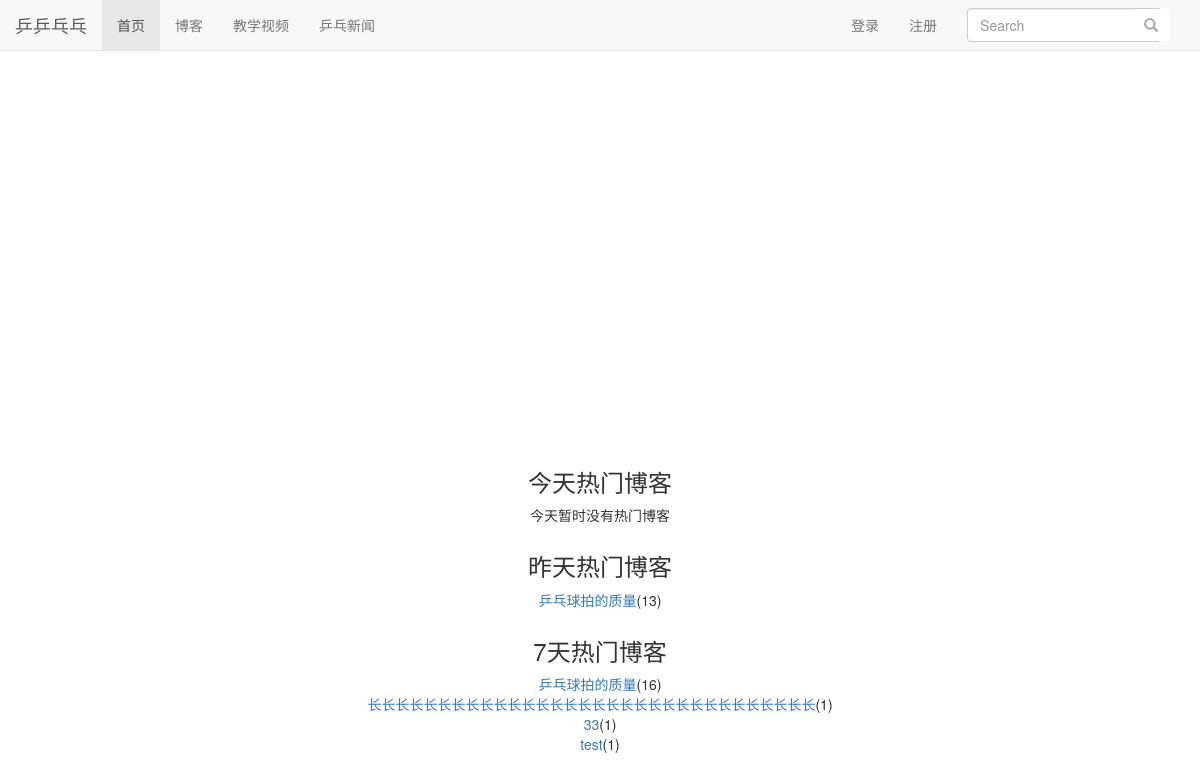
Page /count on the earlier database version.
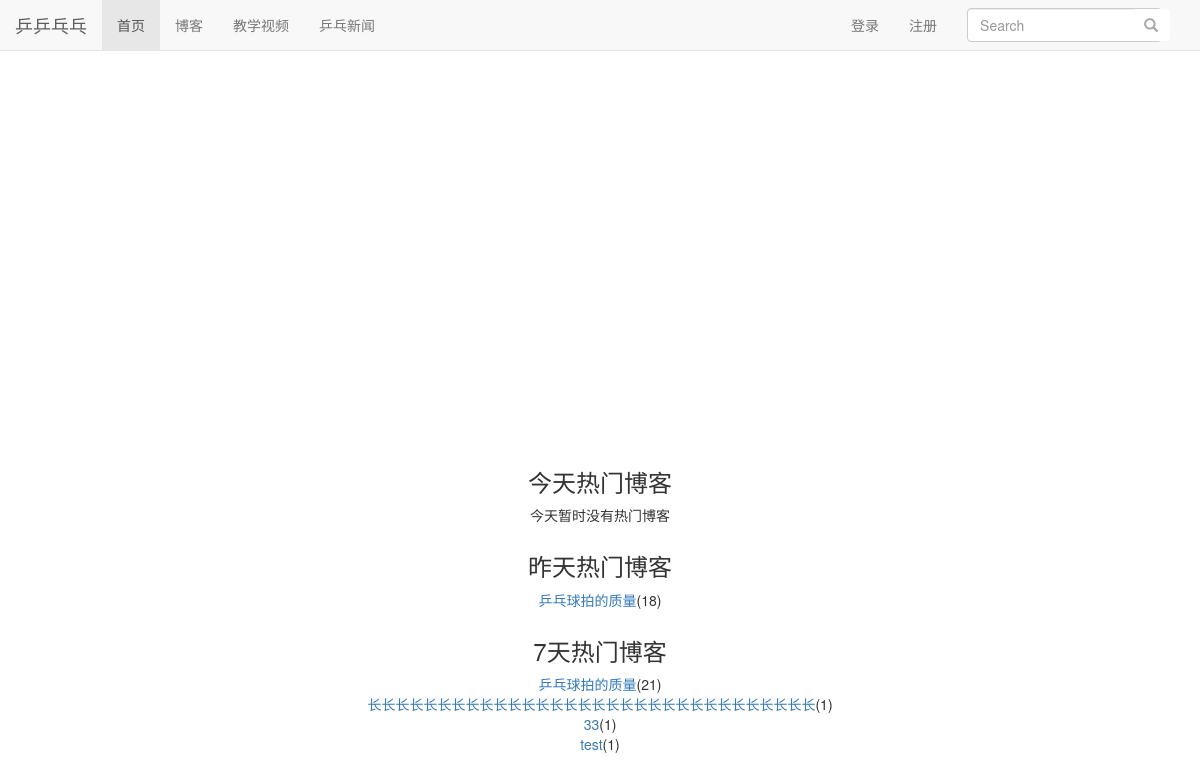
Same page on the later database version.
### read_statistics/models.py (models this page shows)
class ReadDetail(models.Model):
    date = models.DateField(default = timezone.now)
    read_num = models.IntegerField(default=0)
    content_type = models.ForeignKey(ContentType, on_delete=models.DO_NOTHING)
    object_id = models.PositiveIntegerField()
    content_object = GenericForeignKey('content_type','object_id')

### blog/models.py (models this page shows, shortened)
class Blog(models.Model,ReadNumExpandMethod):
    title=models.CharField(max_length=50)
    blog_type=models.ForeignKey(BlogType,on_delete=models.CASCADE)
    content=RichTextUploadingField()
    style = models.TextField(default=0)
    script = models.TextField(default=0)
    author=models.ForeignKey(User,on_delete=models.CASCADE)
    read_details= GenericRelation(ReadDetail)
    created_time=models.DateTimeField(auto_now_add=True)
    last_updated_time=models.DateTimeField(auto_now=True)
    canread = models.IntegerField(default=1)
    class Meta:
        ordering=['-created_time']

### mysite/views.py (the view)
# urls.py: 2. Add a URL to urlpatterns:  path('', views.home, name='home')
def home(request):
    blog_content_type = ContentType.objects.get_for_model(Blog)
    dates, read_nums = get_seven_days_read_data(blog_content_type)
    hot_blogs_for_7_days = cache.get('hot_blogs_for_7_days')
    if hot_blogs_for_7_days is None:
        hot_blogs_for_7_days = get_7_days_hot_blogs()
        cache.set('hot_blogs_for_7_days', hot_blogs_for_7_days, 3600)
    context = {}
    context['dates'] = dates
    context['read_nums'] = read_nums
    context['today_hot_data'] = cutdown(list(get_today_hot_data(blog_content_type)))
    context['yesterday_hot_data'] = cutdown(list(get_yesterday_hot_data(blog_content_type)))
    context['hot_blogs_for_7_days'] = hot_blogs_for_7_days
    return render(request,'home.html', context)

### mysite/views.py (called while the page is built)
def cutdown(datalist):
    for x in datalist:
        if x.content_object.canread == 0:
            datalist.remove(x)
    return datalist

def get_7_days_hot_blogs():
    today = timezone.now().date()
    date = today - datetime.timedelta(days=7)
    blogs = Blog.objects \
                .filter(read_details__date__lt=today, read_details__date__gte=date,canread=1) \
                .values('id', 'title') \
                .annotate(read_num_sum=Sum('read_details__read_num')) \
                .order_by('-read_num_sum')
    return blogs[:7]

### read_statistics/utils.py (called while the page is built)
def get_seven_days_read_data(content_type):
    today = timezone.now().date()
    dates = []
    read_nums = []
    for i in range(7,0,-1):
        date = today - datetime.timedelta(days=i)
        dates.append(date.strftime('%m/%d'))
        read_details = ReadDetail.objects.filter(content_type=content_type, date=date)
        result = read_details.aggregate(read_num_sum=Sum('read_num'))
        read_nums.append(result['read_num_sum'] or 0)
    return dates, read_nums

def get_hot_blogs(content_type,date):
    read_details = ReadDetail.objects.filter(content_type=content_type, date=date).order_by('-read_num')
    return read_details[:7]

def get_today_hot_data(content_type):
    today = timezone.now().date()
    read_details = get_hot_blogs(content_type, today)
    return read_details[:7]#限制个数

def get_yesterday_hot_data(content_type):
    today = timezone.now().date()
    yesterday = today - datetime.timedelta(days=1)
    read_details = get_hot_blogs(content_type, yesterday)
    return read_details[:7]

### templates/home.html (shortened to what this page needs)
{% extends 'base.html' %}
{% load staticfiles %}
{% block nav_home_active %}active{% endblock %}
{% block head_extra %}
    <link rel="stylesheet" type="text/css" href="{% static 'home.css' %}">
{% endblock %}
{% block content %}
    <div id="container" style="width: 600px;height:400px;"></div>
    <div class="hot-data">
        <h3>今天热门博客</h3>
        <ul>
            {% for hot_data in today_hot_data %}
                <li><a href="{% url 'blog_detail' hot_data.content_object.pk %}">{{ hot_data.content_object.title }}</a>({{ hot_data.read_num }})</li>
            {% empty %}
                <li>今天暂时没有热门博客</li>
            {% endfor %}
        </ul>
    </div>
    <div class="hot-data">
        <h3>昨天热门博客</h3>
        <ul>
            {% for hot_data in yesterday_hot_data %}
                <li><a href="{% url 'blog_detail' hot_data.content_object.pk %}">{{ hot_data.content_object.title }}</a>({{ hot_data.read_num }})</li>
            {% empty %}
                <li>昨天暂时没有热门博客</li>
            {% endfor %}
        </ul>
    </div>
    <div class="hot-data">
        <h3>7天热门博客</h3>
        <ul>
            {% for hot_blog in hot_blogs_for_7_days %}
                <li><a href="{% url 'blog_detail' hot_blog.id %}">{{ hot_blog.title }}</a>({{ hot_blog.read_num_sum }})</li>
            {% empty %}
                <li>昨天暂时没有热门博客</li>
            {% endfor %}
        </ul>
    </div>
{% endblock %}

### templates/base.html (shortened to what this page needs)
{% load staticfiles %}
{% load notifications_tags %}
<!DOCTYPE html>
<html lang="zh-CN">
<head>
    <link rel="stylesheet" type="text/css" href="{% static 'base.css' %}">
    <link rel="stylesheet" href="{% static 'bootstrap-3.3.7/css/bootstrap.min.css' %}">
    {% block head_extra %}{% endblock %}
</head>
<body >
    <div class="navbar navbar-default navbar-fixed-top" role="navigation">
        <div class="container-fluid">
            <div class="navbar-header">
                <a class="navbar-brand" href="{% url 'home' %}">乒乒乓乓</a>
            </div>
            <div id="navbar-collapse" class="collapse navbar-collapse" >
                <ul class="nav navbar-nav">
                    <li class="{% block nav_home_active %}{% endblock %}">
                        <a href="{% url 'home' %}">首页</a>
                    </li>
                    <li class="{% block nav_blog_active %}{% endblock %}">
                        <a href="{% url 'blog_list' %}">博客</a>
                    </li>
                    <li class="{% block nav_instructor_active %}{% endblock %}">
                        <a href="{% url 'instructor_list' %}">教学视频</a>
                    </li>
                    <li class="{% block nav_sportsnews_active %}{% endblock %}">
                        <a href="{% url 'sportsNewsList' %}">乒乓新闻</a>
                    </li>
                </ul>
                <ul class="nav navbar-nav navbar-right">
                    {% if not user.is_authenticated %}
                    <li><a  href="{% url 'login' %}?from={{ request.get_full_path }}">登录</a></li>
                    <li><a  href="{% url 'register' %}?from={{ request.get_full_path }}">注册</a></li>
                    {% endif %}
                    <li>
                        <form class="navbar-form search-form" action="{% url 'search' %}">
                            <div class="form-group">
                                <input type="text" name = "wd" class="form-control" placeholder="Search">
                            </div>
                            <button type="submit" class="btn btn-default">
                                <span class="glyphicon glyphicon-search"></span>
                            </button>
                        </form>
                    </li>
                </ul>
            </div>
        </div>
    </div>
    {% block content %}{% endblock %}
</body>
</html>

### static/base.css (style rules this page uses)
* { margin:0; padding:0; }
body { margin-top: 70px!important; }
ul { list-style-type: none!important; }
ul.navbar-right { margin-right: 0; }
.search-form button[type="submit"] { background-color: none!important; border:none!important; margin-left: -34px!important; color: #aaa!important; }

### static/home.css (style rules this page uses)
body { margin-top: 0px!important; }
div#container { margin:0 auto; height: 20em; min-width: 20em; max-width: 30em; }
div.hot-data { text-align: center; margin-top: 2em; }

Differences in the rows shown:
changed ReadDetail "乒乓球拍的质量": read_num "13" → "18"
Other differences:
new list line: "乒乓球拍的质量 ( 21 )"
list line gone: "乒乓球拍的质量 ( 16 )"
